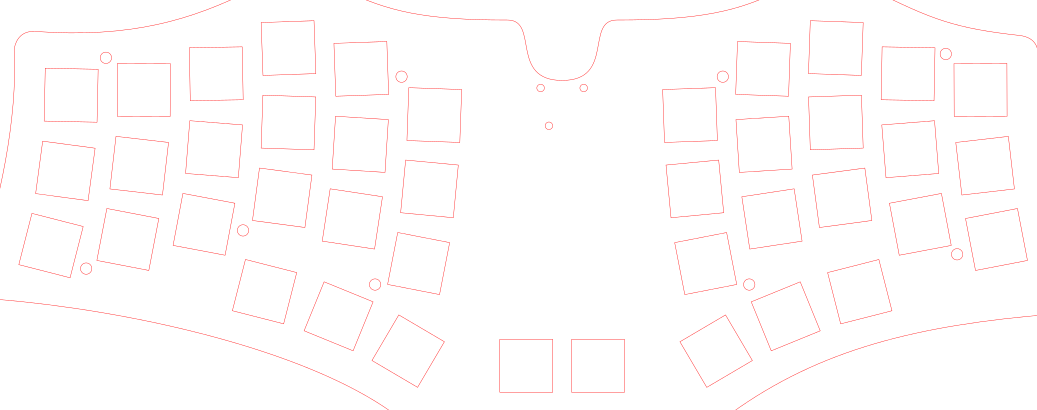
#> input picture opencv/waihah41_2.png, 1037 x 410 px
$ python a4.py
#> lines starting #> are read from the running program, lines starting #| are printed output that depends on the picture; after the words box and inside, x2 and y2 are one past the last pixel; in counts of white or black regions, pixels touching at a corner belong together
from math import floor
import math
import cv2
import numpy as np
import matplotlib.pyplot as plt
import json

# 画像ファイルの読込み
img = cv2.imread('waihah41_2.png')
#> img is the input picture: shape (410, 1037, 3); mean B, G, R 252.6, 252.6, 255
height, width, channels = img.shape[:3]
#> height = 410; width = 1037; channels = 3

# 画像をグレースケールにする
gray = cv2.cvtColor(img, cv2.COLOR_BGR2GRAY)
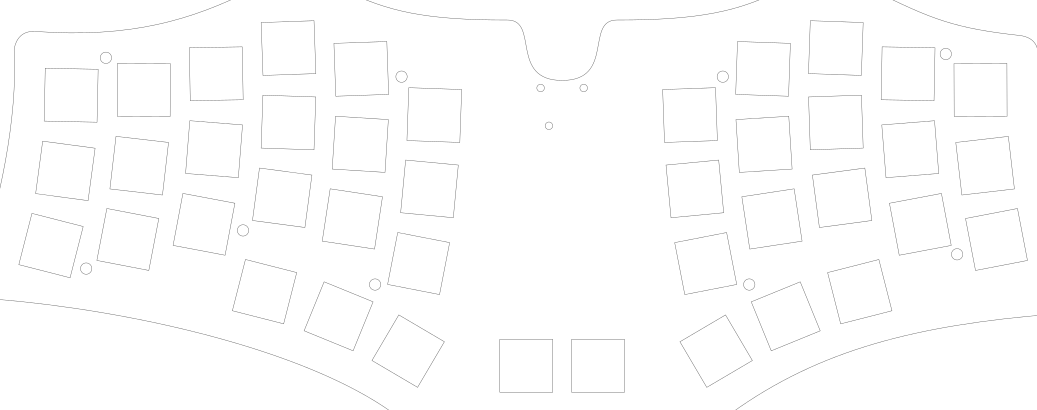
#> gray: shape (410, 1037); min 148, max 255, mean 253.3

dst = cv2.bitwise_not(gray)
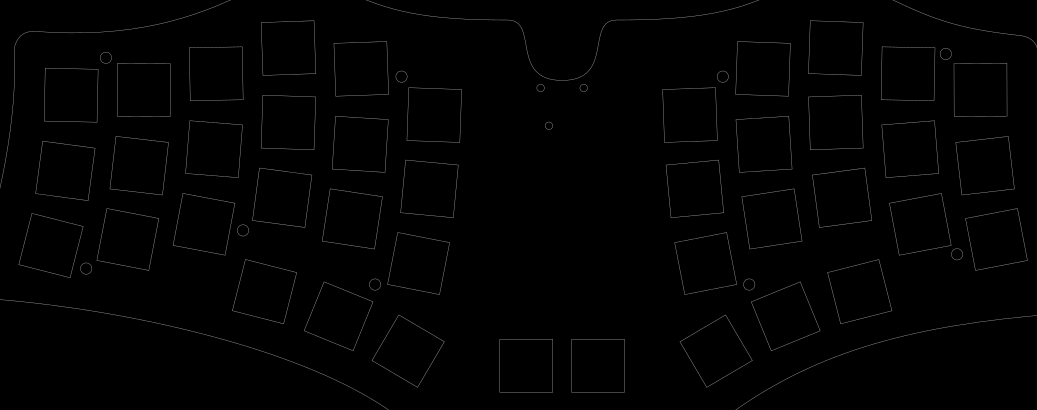
#> dst: shape (410, 1037); min 0, max 107, mean 1.7

contours, _ = cv2.findContours(dst, cv2.RETR_LIST, cv2.CHAIN_APPROX_SIMPLE)
#> contours = 111 contours; largest, box (x1, y1, x2, y2) and area: (371, 314, 445, 388) 2885, (679, 314, 753, 388) 2884, (303, 281, 374, 352) 2872, (751, 281, 821, 352) 2872, (953, 63, 1008, 117) 2862

# pt0-> pt1およびpt0-> pt2からの
# ベクトル間の角度の余弦(コサイン)を算出
def angle(pt1, pt2, pt0) -> float:
    dx1 = float(pt1[0,0] - pt0[0,0])
    dy1 = float(pt1[0,1] - pt0[0,1])
    dx2 = float(pt2[0,0] - pt0[0,0])
    dy2 = float(pt2[0,1] - pt0[0,1])
    v = math.sqrt((dx1*dx1 + dy1*dy1)*(dx2*dx2 + dy2*dy2) )
    return (dx1*dx2 + dy1*dy2)/ v

stock = []

for cnt in contours:
	# 輪郭線の長さを計算
	arclen = cv2.arcLength(cnt, True)
	# 輪郭線の近似
	approx = cv2.approxPolyDP(cnt, 0.01 * arclen, True)
	# 何角形かを見てみる
	if approx.shape[0] == 4 and cv2.isContourConvex(approx):
		print("4 です")
		print(approx)
		maxCosine = 0

		for j in range(2, 5):
			# 辺間の角度の最大コサインを算出
			cosine = abs(angle(approx[j%4], approx[j-2], approx[j-1]))
			maxCosine = max(maxCosine, cosine)

		if maxCosine < 0.1:
			xy = np.mean(approx, axis=0) / width * 10
			print(xy[0])
			can_appended = True
			for s in stock:
				##print(math.dist(s, xy[0]))
				if math.dist(s, xy[0]) < 0.5:
					can_appended = False
			if can_appended:
				stock.append(xy[0])
#> this loop made 111 passes
#> (arclen, approx, xy) on passes 1, 2, 3, 4, 5, 6, 8: (209.7, [[571, 340], [623, 339], [624, 391], [572, 392]], [[5.76, 3.52]]), (209.7, [[499, 340], [551, 339], [552, 391], [500, 392]], [[5.07, 3.52]]), (212, [[571, 339], [571, 392], [624, 392], [624, 339]], [[5.76, 3.52]]), (212, [[499, 339], [499, 392], [552, 392], [552, 339]], [[5.07, 3.52]]), (221.9, [[725, 315], [751, 360], [707, 386], [680, 342]], [[6.9, 3.38]]), (220.5, [[399, 315], [443, 342], [417, 386], [373, 360]], [[3.93, 3.38]]), (228.7, [[725, 314], [679, 341], [706, 387], [752, 360]], [[6.9, 3.38]])
#> (arclen, approx) on passes 7, 10, 47: (679.9, [[1036, 315], [869, 344], [735, 409], [868, 345]]), (867.1, [[0, 299], [227, 340], [388, 409], [222, 338]]), (217.3, [[863, 168], [871, 219], [820, 227], [812, 176]])
#> (printed output is left out)
					#print(type(ap[0]))
					#print(len(ap[0]))

res = []
for s in stock:
	res.append({'x': s[0], 'y': s[1]})
#> this loop made 41 passes
#> s on passes 1 to 12: [5.76, 3.52], [5.07, 3.52], [6.9, 3.38], [3.93, 3.38], [7.57, 3.04], [3.26, 3.05], [8.29, 2.81], [2.55, 2.81], [6.8, 2.54], [4.03, 2.54], [0.487, 2.36], [9.6, 2.3]

print(len(res))
with open('output.json', 'w') as f:
    json.dump(res, f, indent=4)

cv2.drawContours(img, contours, -1, (255, 0, 0), 3, cv2.LINE_AA)
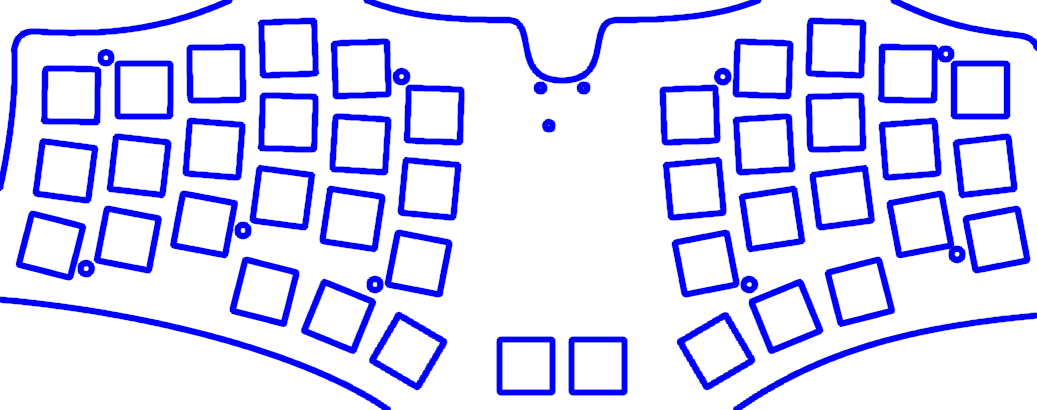
#> img: shape (410, 1037, 3); 19.04% of pixels changed, all inside (x1, y1, x2, y2) = (0, 0, 1037, 410)
#plt.imshow(img)
#plt.show()

for cnt in contours:
    # 輪郭線の長さを計算
    arclen = cv2.arcLength(cnt, True)
    # 輪郭線の近似
    approx = cv2.approxPolyDP(cnt, 0.01 * arclen, True)
    n_gon = len(approx)
#> this loop made 111 passes
#> cnt on passes 3 to 4: [[571, 339], [571, 392], [624, 392], [624, 339]], [[499, 339], [499, 392], [552, 392], [552, 339]]


# GUIに表示
# GUI上で何かキーをおすと、ウインドウが消える
cv2.waitKey(0)
cv2.destroyAllWindows()

$ run again, with opencv/example.png copied over opencv/waihah41_2.png
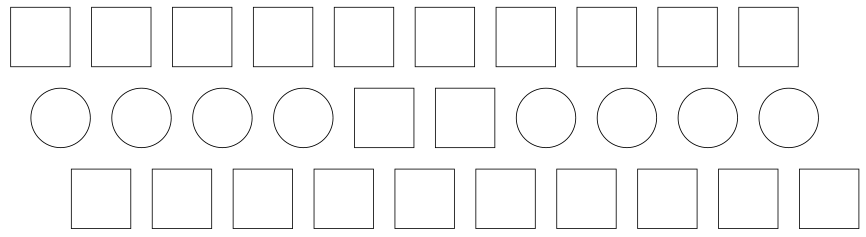
#> input picture opencv/example.png, 866 x 237 px
#> img is the input picture: shape (237, 866, 3); min 12, max 255, mean 248.2
#> `dst = cv2.bitwise_not(gray)`:
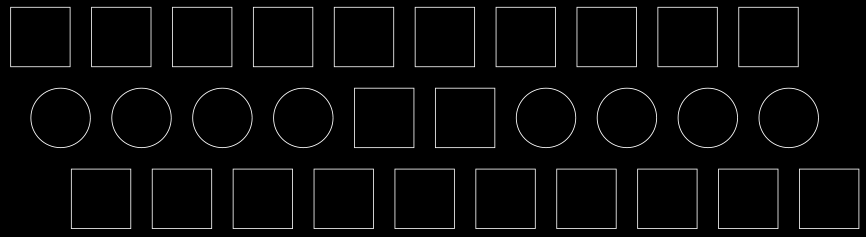
#> dst: shape (237, 866); min 0, max 243, mean 6.8
#> contours = 60 contours; largest, box (x1, y1, x2, y2) and area: (333, 6, 395, 68) 3721, (252, 6, 314, 68) 3721, (434, 87, 496, 149) 3720, (414, 6, 476, 68) 3720, (151, 168, 213, 229) 3660
#> the loop `for cnt in contours:` made 60 passes
#> (arclen, approx, xy) on passes 1 to 4: (233.7, [[799, 170], [857, 169], [858, 227], [800, 228]], [[9.57, 2.29]]), (233.7, [[718, 170], [776, 169], [777, 227], [719, 228]], [[8.63, 2.29]]), (231.7, [[638, 170], [695, 169], [696, 227], [639, 228]], [[7.7, 2.29]]), (231.7, [[557, 170], [614, 169], [615, 227], [558, 228]], [[6.77, 2.29]])
#> (printed output is left out)
#> the loop `for s in stock:` made 22 passes
#> s on passes 1 to 8: [9.57, 2.29], [8.63, 2.29], [7.7, 2.29], [6.77, 2.29], [5.83, 2.29], [4.9, 2.29], [3.97, 2.29], [3.03, 2.29]
#| 22
#> `cv2.drawContours(img, contours, -1, (255, 0, 0), 3, cv2.LINE_AA)`:
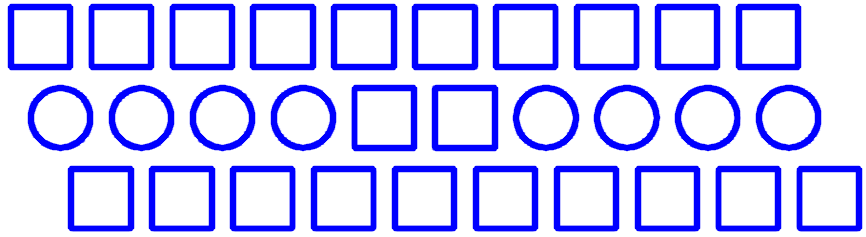
#> img: shape (237, 866, 3); mean B, G, R 255, 202, 202
#> the loop `for cnt in contours:` made 60 passes
#> cnt on passes 11 to 18: [[799, 168], [799, 228], [859, 228], [859, 168]], [[718, 168], [718, 228], [778, 228], [778, 168]], [[637, 168], [637, 228], [697, 228], [697, 168]], [[556, 168], [556, 228], [616, 228], [616, 168]], [[475, 168], [475, 228], [535, 228], [535, 168]], [[394, 168], [394, 228], [454, 228], [454, 168]], [[313, 168], [313, 228], [373, 228], [373, 168]], [[232, 168], [232, 228], [292, 228], [292, 168]]

$ run again, with opencv/waihah41.png copied over opencv/waihah41_2.png
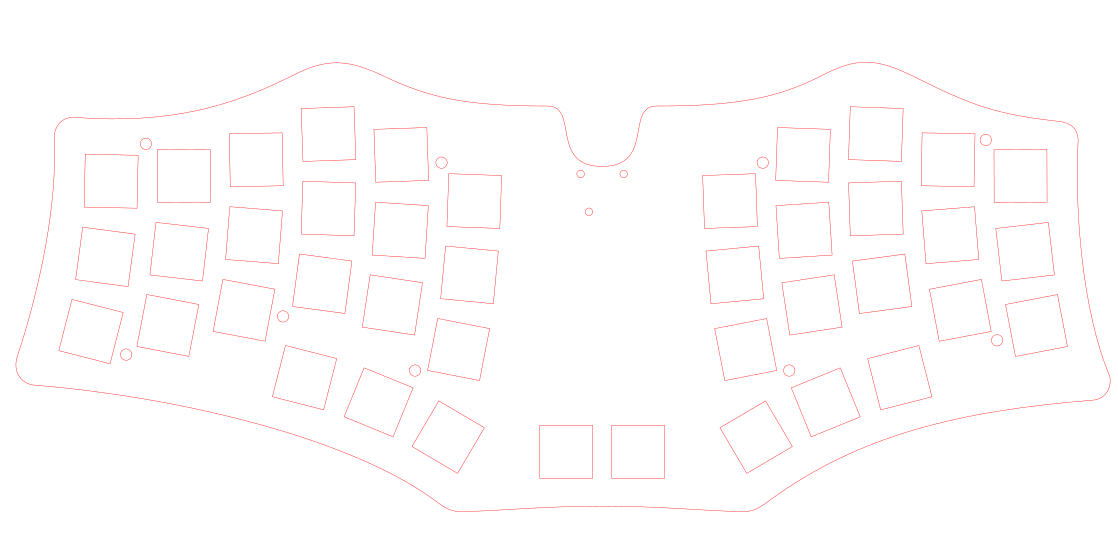
#> input picture opencv/waihah41.png, 1118 x 546 px
#> img is the input picture: shape (546, 1118, 3); mean B, G, R 253.1, 253.1, 255
#> `dst = cv2.bitwise_not(gray)`:
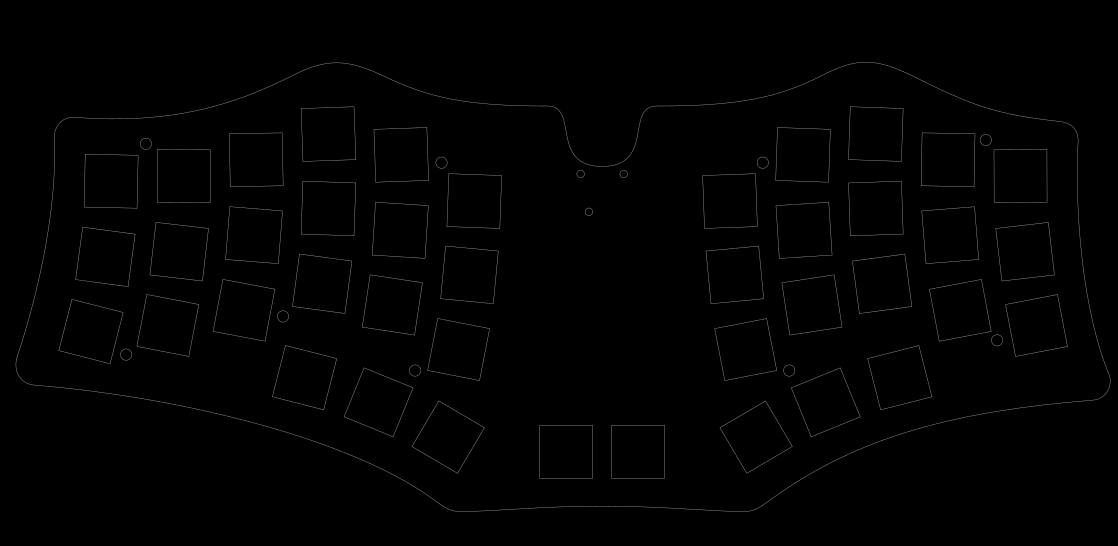
#> dst: shape (546, 1118); min 0, max 107, mean 1.3
#> contours = 108 contours; largest, box (x1, y1, x2, y2) and area: (15, 62, 1111, 512) 370347, (16, 62, 1111, 512) 368874, (411, 400, 485, 474) 2885, (719, 400, 793, 474) 2884, (343, 367, 414, 438) 2872
#> the loop `for cnt in contours:` made 108 passes
#> (arclen, approx, xy) on passes 1 to 4: (209.7, [[611, 426], [663, 425], [664, 477], [612, 478]], [[5.7, 4.04]]), (209.7, [[539, 426], [591, 425], [592, 477], [540, 478]], [[5.06, 4.04]]), (212, [[611, 425], [611, 478], [664, 478], [664, 425]], [[5.7, 4.04]]), (212, [[539, 425], [539, 478], [592, 478], [592, 425]], [[5.06, 4.04]])
#> (printed output is left out)
#> the loop `for s in stock:` made 41 passes
#> s on passes 1 to 8: [5.7, 4.04], [5.06, 4.04], [6.76, 3.91], [4.01, 3.91], [7.38, 3.59], [3.38, 3.6], [8.05, 3.37], [2.72, 3.37]
#> `cv2.drawContours(img, contours, -1, (255, 0, 0), 3, cv2.LINE_AA)`:
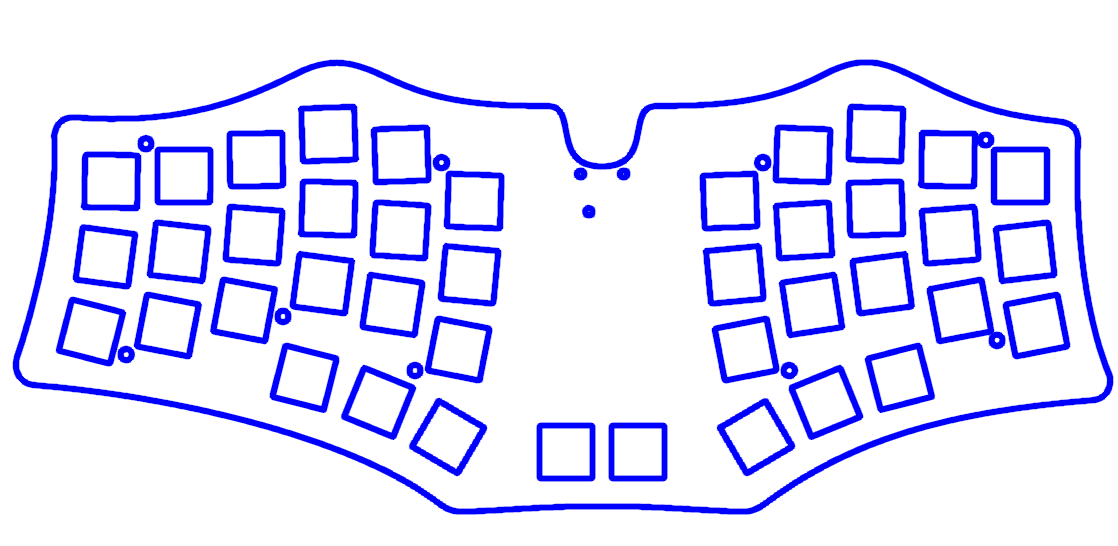
#> img: shape (546, 1118, 3); 14.62% of pixels changed, all inside (x1, y1, x2, y2) = (12, 59, 1114, 515)
#> the loop `for cnt in contours:` made 108 passes
#> cnt on passes 3 to 4: [[611, 425], [611, 478], [664, 478], [664, 425]], [[539, 425], [539, 478], [592, 478], [592, 425]]
